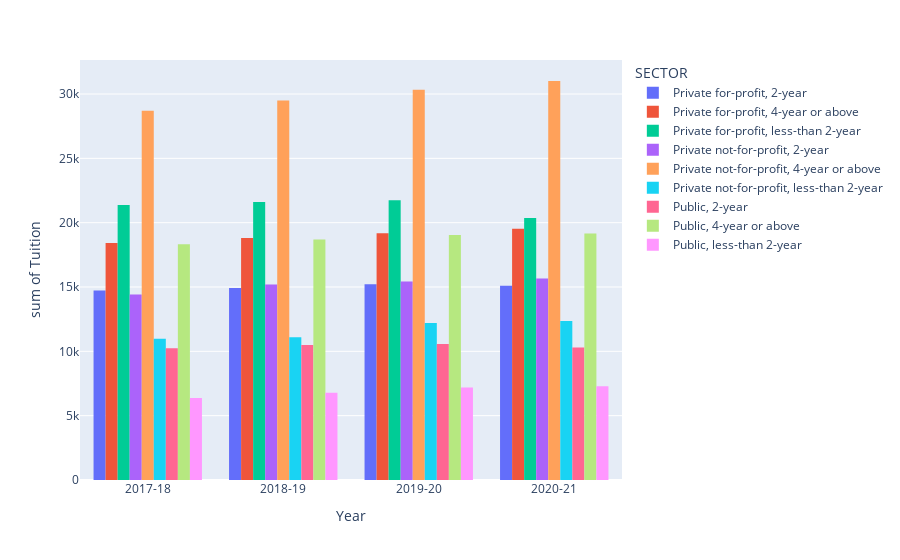

Notebook source saved alongside this figure:
### Code cell
#(Plotly)Plot the data
fig = px.histogram(dfTimeTuit2, 
        x = 'Year', 
        y = 'Tuition',
        color = 'SECTOR',
        barmode = 'group')
fig.show()
fig.write_image('dfTimeTuit2.png')

### Figure 1 — Plotly figure (JSON) as saved in the notebook; plotly's stock layout.template omitted (floating-point values rounded to 4 significant figures)
{"data": [{"alignmentgroup": "True", "bingroup": "x", "histfunc": "sum", "hovertemplate": "SECTOR=Private for-profit, 2-year<br>Year=%{x}<br>sum of Tuition=%{y}<extra></extra>", "legendgroup": "Private for-profit, 2-year", "marker": {"color": "#636efa", "pattern": {"shape": ""}}, "name": "Private for-profit, 2-year", "offsetgroup": "Private for-profit, 2-year", "orientation": "v", "showlegend": true, "type": "histogram", "x": ["2017-18", "2018-19", "2019-20", "2020-21"], "xaxis": "x", "y": [14740.0, 14920.0, 15210.0, 15100.0], "yaxis": "y"}, {"alignmentgroup": "True", "bingroup": "x", "histfunc": "sum", "hovertemplate": "SECTOR=Private for-profit, 4-year or above<br>Year=%{x}<br>sum of Tuition=%{y}<extra></extra>", "legendgroup": "Private for-profit, 4-year or above", "marker": {"color": "#EF553B", "pattern": {"shape": ""}}, "name": "Private for-profit, 4-year or above", "offsetgroup": "Private for-profit, 4-year or above", "orientation": "v", "showlegend": true, "type": "histogram", "x": ["2017-18", "2018-19", "2019-20", "2020-21"], "xaxis": "x", "y": [18410.0, 18800.0, 19170.0, 19540.0], "yaxis": "y"}, {"alignmentgroup": "True", "bingroup": "x", "histfunc": "sum", "hovertemplate": "SECTOR=Private for-profit, less-than 2-year<br>Year=%{x}<br>sum of Tuition=%{y}<extra></extra>", "legendgroup": "Private for-profit, less-than 2-year", "marker": {"color": "#00cc96", "pattern": {"shape": ""}}, "name": "Private for-profit, less-than 2-year", "offsetgroup": "Private for-profit, less-than 2-year", "orientation": "v", "showlegend": true, "type": "histogram", "x": ["2017-18", "2018-19", "2019-20", "2020-21"], "xaxis": "x", "y": [21370.0, 21610.0, 21740.0, 20370.0], "yaxis": "y"}, {"alignmentgroup": "True", "bingroup": "x", "histfunc": "sum", "hovertemplate": "SECTOR=Private not-for-profit, 2-year<br>Year=%{x}<br>sum of Tuition=%{y}<extra></extra>", "legendgroup": "Private not-for-profit, 2-year", "marker": {"color": "#ab63fa", "pattern": {"shape": ""}}, "name": "Private not-for-profit, 2-year", "offsetgroup": "Private not-for-profit, 2-year", "orientation": "v", "showlegend": true, "type": "histogram", "x": ["2017-18", "2018-19", "2019-20", "2020-21"], "xaxis": "x", "y": [14410.0, 15190.0, 15430.0, 15660.0], "yaxis": "y"}, {"alignmentgroup": "True", "bingroup": "x", "histfunc": "sum", "hovertemplate": "SECTOR=Private not-for-profit, 4-year or above<br>Year=%{x}<br>sum of Tuition=%{y}<extra></extra>", "legendgroup": "Private not-for-profit, 4-year or above", "marker": {"color": "#FFA15A", "pattern": {"shape": ""}}, "name": "Private not-for-profit, 4-year or above", "offsetgroup": "Private not-for-profit, 4-year or above", "orientation": "v", "showlegend": true, "type": "histogram", "x": ["2017-18", "2018-19", "2019-20", "2020-21"], "xaxis": "x", "y": [28700.0, 29510.0, 30340.0, 31010.0], "yaxis": "y"}, {"alignmentgroup": "True", "bingroup": "x", "histfunc": "sum", "hovertemplate": "SECTOR=Private not-for-profit, less-than 2-year<br>Year=%{x}<br>sum of Tuition=%{y}<extra></extra>", "legendgroup": "Private not-for-profit, less-than 2-year", "marker": {"color": "#19d3f3", "pattern": {"shape": ""}}, "name": "Private not-for-profit, less-than 2-year", "offsetgroup": "Private not-for-profit, less-than 2-year", "orientation": "v", "showlegend": true, "type": "histogram", "x": ["2017-18", "2018-19", "2019-20", "2020-21"], "xaxis": "x", "y": [10990.0, 11090.0, 12210, 12360.0], "yaxis": "y"}, {"alignmentgroup": "True", "bingroup": "x", "histfunc": "sum", "hovertemplate": "SECTOR=Public, 2-year<br>Year=%{x}<br>sum of Tuition=%{y}<extra></extra>", "legendgroup": "Public, 2-year", "marker": {"color": "#FF6692", "pattern": {"shape": ""}}, "name": "Public, 2-year", "offsetgroup": "Public, 2-year", "orientation": "v", "showlegend": true, "type": "histogram", "x": ["2017-18", "2018-19", "2019-20", "2020-21"], "xaxis": "x", "y": [10240.0, 10500.0, 10570.0, 10300.0], "yaxis": "y"}, {"alignmentgroup": "True", "bingroup": "x", "histfunc": "sum", "hovertemplate": "SECTOR=Public, 4-year or above<br>Year=%{x}<br>sum of Tuition=%{y}<extra></extra>", "legendgroup": "Public, 4-year or above", "marker": {"color": "#B6E880", "pattern": {"shape": ""}}, "name": "Public, 4-year or above", "offsetgroup": "Public, 4-year or above", "orientation": "v", "showlegend": true, "type": "histogram", "x": ["2017-18", "2018-19", "2019-20", "2020-21"], "xaxis": "x", "y": [18320.0, 18690.0, 19050.0, 19160.0], "yaxis": "y"}, {"alignmentgroup": "True", "bingroup": "x", "histfunc": "sum", "hovertemplate": "SECTOR=Public, less-than 2-year<br>Year=%{x}<br>sum of Tuition=%{y}<extra></extra>", "legendgroup": "Public, less-than 2-year", "marker": {"color": "#FF97FF", "pattern": {"shape": ""}}, "name": "Public, less-than 2-year", "offsetgroup": "Public, less-than 2-year", "orientation": "v", "showlegend": true, "type": "histogram", "x": ["2017-18", "2018-19", "2019-20", "2020-21"], "xaxis": "x", "y": [6374.0, 6782.0, 7189.0, 7285.0], "yaxis": "y"}], "layout": {"autosize": true, "barmode": "group", "legend": {"title": {"text": "SECTOR"}, "tracegroupgap": 0}, "margin": {"t": 60}, "xaxis": {"anchor": "y", "autorange": true, "domain": [0, 1], "range": [-0.5, 3.5], "title": {"text": "Year"}, "type": "category"}, "yaxis": {"anchor": "x", "autorange": true, "domain": [0, 1], "range": [0, 32640.0], "title": {"text": "sum of Tuition"}, "type": "linear"}}}
